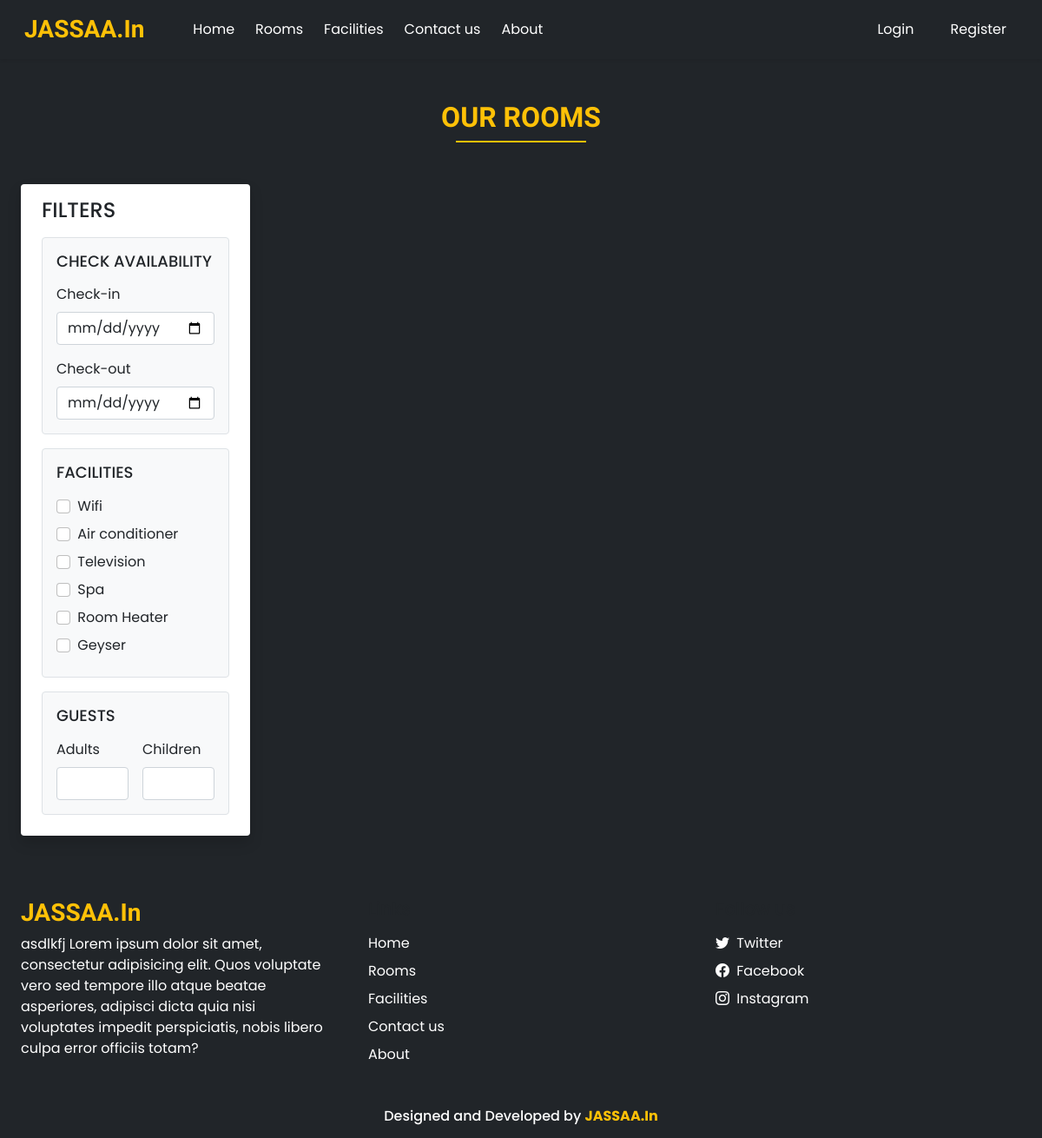
Before: /rooms.php with the older database file.
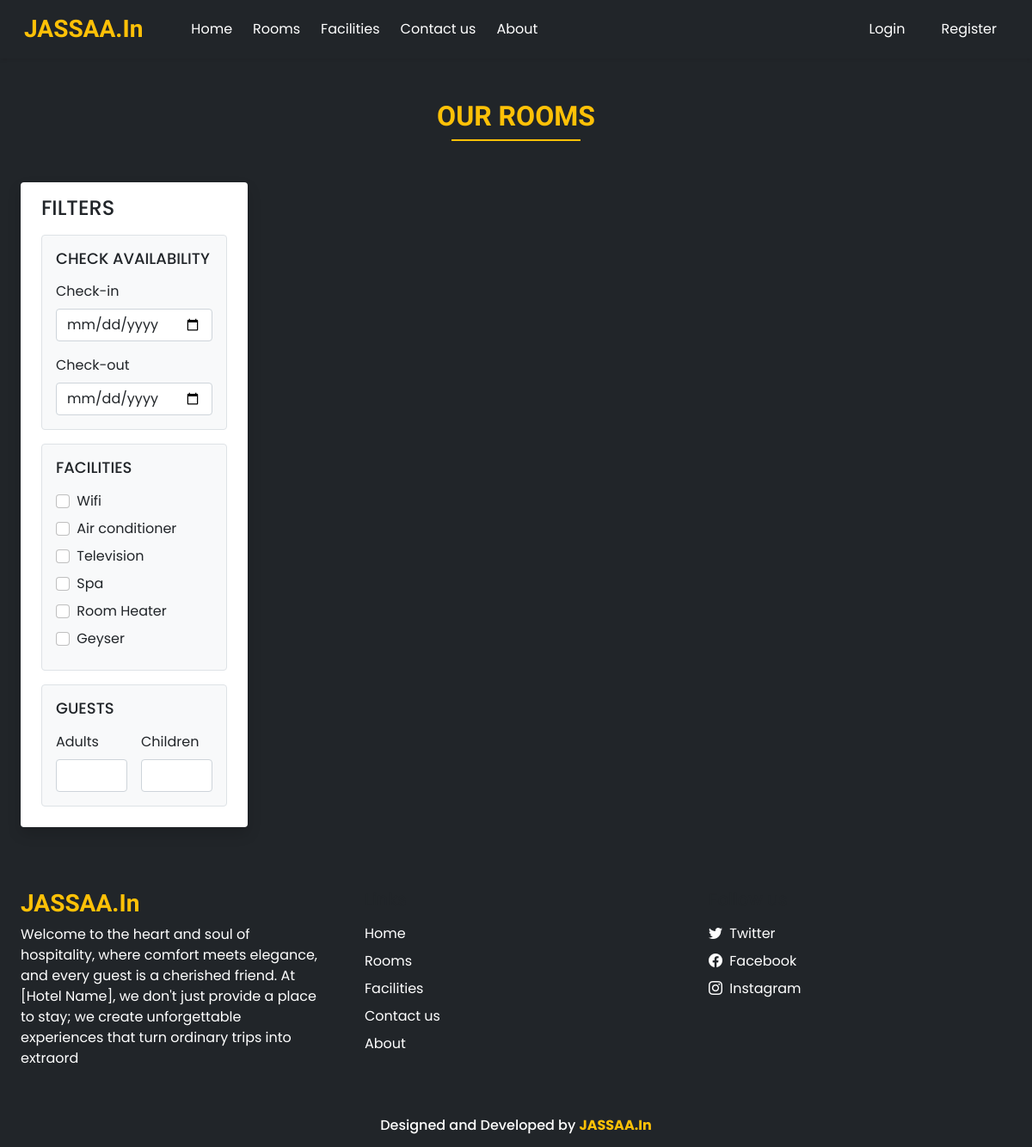
After: the same page with the newer database file.
### tables this page shows
CREATE TABLE `settings` (
  `sr_no` int(11) NOT NULL,
  `site_title` varchar(50) NOT NULL,
  `site_about` varchar(250) NOT NULL,
  `shutdown` tinyint(1) NOT NULL
);

### admin/inc/db_config.php (called while the page is built, shortened)
<?php
  function select($sql,$values,$datatypes)
  {
    $con = $GLOBALS['con'];
    if($stmt = mysqli_prepare($con,$sql))
    {
      mysqli_stmt_bind_param($stmt,$datatypes,...$values);
      if(mysqli_stmt_execute($stmt)){
        $res = mysqli_stmt_get_result($stmt);
        return $res;
      }
      else{
        mysqli_stmt_close($stmt);
        die("Query cannot be executed - Select");
      }
    }
    else{
      die("Query cannot be prepared - Select");
    }
  }
?>

### rooms.php (the view, shortened to what the changed rows need)
<!DOCTYPE html>
<html lang="en">
<head>
  <?php require('inc/links.php'); ?>
</head>
<body class="bg-dark">
  <?php
    require('inc/header.php');
  ?>
  <div class="my-5 px-4">
    <h2 class="fw-bold h-font text-center text-warning">OUR ROOMS</h2>
  </div>
  <?php require('inc/footer.php'); ?>
</body>
</html>

### inc/header.php (shortened to what the changed rows need)
<nav id="nav-bar" class="navbar navbar-expand-lg navbar-light  px-lg-3 py-lg-2 shadow-sm sticky-top bg-dark">
  <div class="container-fluid ">
    <a class="navbar-brand me-5 fw-bold fs-3 h-font text-warning" href="index.php"><?php echo $settings_r['site_title'] ?></a>
    <div class="collapse navbar-collapse" id="navbarSupportedContent">
      <ul class="navbar-nav me-auto mb-2 mb-lg-0">
      </ul>
      <div class="d-flex">
      </div>
    </div>
  </div>
</nav>

### inc/footer.php (shortened to what the changed rows need)
<div class="container-fluid bg-dark mt-5">
  <div class="row">
    <div class="col-lg-4 p-4">
      <h3 class="h-font fw-bold fs-3 mb-2 text-warning"><?php echo $settings_r['site_title'] ?></h3>
      <p class="text-white">
        <?php echo $settings_r['site_about'] ?>
      </p>
    </div>
  </div>
</div>

Changed rows visible on the page:
changed settings "JASSAA.In": site_about "asdlkfj Lorem ipsum dolor sit amet, consectetur adipisicing elit. Quos voluptate vero sed tempore illo atque beatae asperiores, adipisci dicta quia nisi voluptates impedit perspiciatis, nobis libero culpa error officiis totam?" → "Welcome to the heart and soul of hospitality, where comfort meets elegance, and every guest is a cherished friend. At [Hotel Name], we don't just provide a place to stay; we create unforgettable experiences that turn ordinary trips into extraord"
